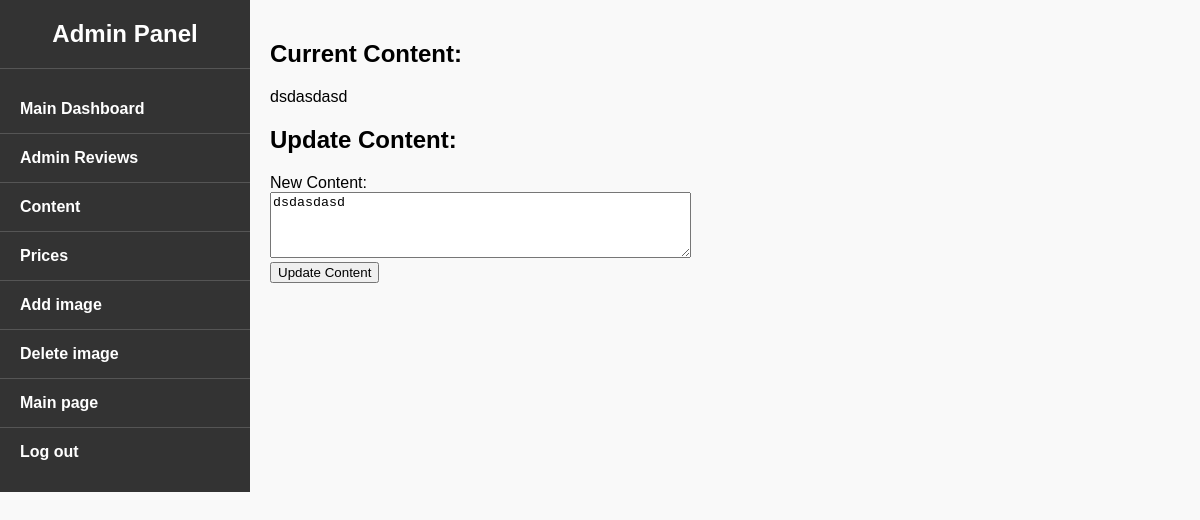
Before: /admin/admin_dashboard.php?page=content.php (signed in) with the older database file.
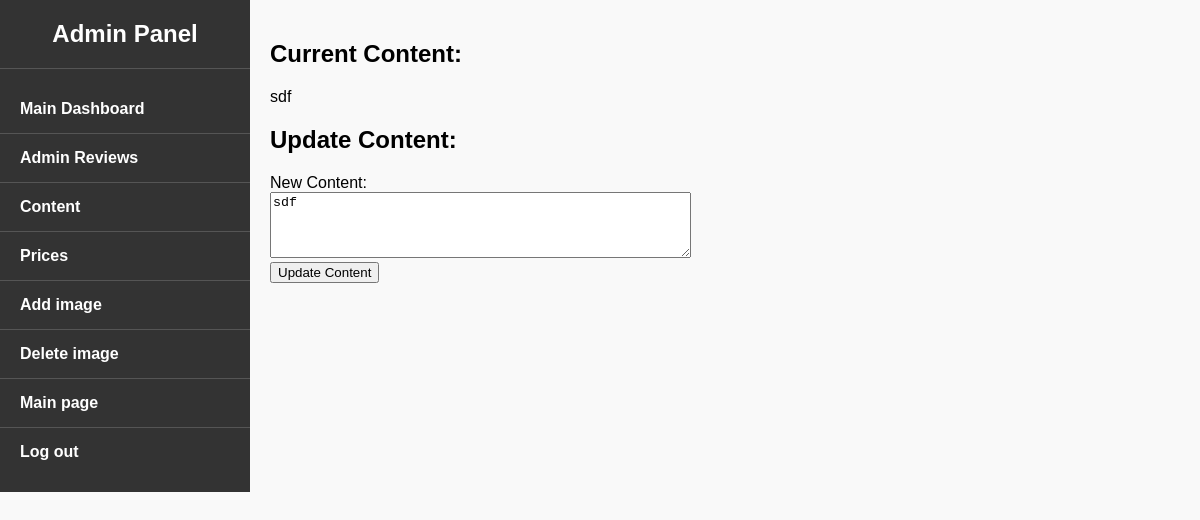
After: the same page with the newer database file.
### tables this page shows
CREATE TABLE `about_us` (
  `id` int(11) NOT NULL,
  `content` text
);

### admin/content.php (the view, shortened to what this page needs)
<?php
include "../db/db.php";
$sql_select = "SELECT * FROM about_us";
$result = $conn->query($sql_select);
if ($result && $result->num_rows > 0) {
    $row = $result->fetch_assoc();
    $existing_content = $row["content"];
} else {
    $existing_content = "No content available";
}
?>
<!DOCTYPE html>
<html lang="en">
<head>
</head>
<body>
<h2>Current Content:</h2>
<p><?php echo $existing_content; ?></p>
<h2>Update Content:</h2>
<form method="post" action="update_content.php">
    <label for="new_content">New Content:</label><br>
    <textarea id="new_content" name="new_content" rows="4" cols="50"><?php echo htmlspecialchars($existing_content); ?></textarea><br>
    <input type="submit" value="Update Content">
</form>
</body>
</html>

### admin/admin_dashboard.php (shortened to what this page needs)
<?php
if(isset($_GET['page'])) {
    $page = $_GET['page'];
} else {
    $page = 'admin_default.php';
}
?>
<!DOCTYPE html>
<html lang="en">
<head>
    <link rel="stylesheet" href="admin-style.css">
</head>
<body>
<div class="container">
    <aside class="sidebar">
        <div class="sidebar-header">
            <h1>Admin Panel</h1>
        </div>
        <nav class="menu">
            <ul>
                <li><a href="?page=admin_default.php">Main Dashboard</a></li>
                <li><a href="?page=admin_reviews.php">Admin Reviews</a></li>
                <li><a href="?page=content.php">Content</a></li>
                <li><a href="?page=add_price_form.php">Prices</a></li>
                <li><a href="?page=add_image.php">Add image</a></li>
                <li><a href="?page=delete_image.php">Delete image</a></li>
                <li><a href="/index.php">Main page</a></li>
                <li><a href="/auth/logout.php">Log out</a></li>
            </ul>
        </nav>
    </aside>
    <main class="content">
        <div id="dynamic-content">
            <?php include $page; ?>
        </div>
    </main>
</div>
</body>
</html>

### admin/admin-style.css (style rules this page uses)
body { font-family: 'Arial', sans-serif; margin: 0; padding: 0; background-color: #f9f9f9; }
.container { display: flex; }
.sidebar { width: 250px; background-color: #333; color: #fff; }
.sidebar-header { padding: 20px; text-align: center; border-bottom: 1px solid #555; }
.sidebar-header h1 { margin: 0; font-size: 24px; color: #fff; }
.menu ul { list-style-type: none; padding: 0; }
.menu ul li { border-bottom: 1px solid #555; }
.menu ul li:last-child { border-bottom: none; }
.menu ul li a { display: block; padding: 15px 20px; text-decoration: none; color: #fff; font-weight: bold; transition: all 0.3s ease; }
.content { flex-grow: 1; padding: 20px; }

Changed rows visible on the page:
changed about_us: content "dsdasdasd" → "sdf"; new_content "dsdasdasd" → "sdf"
